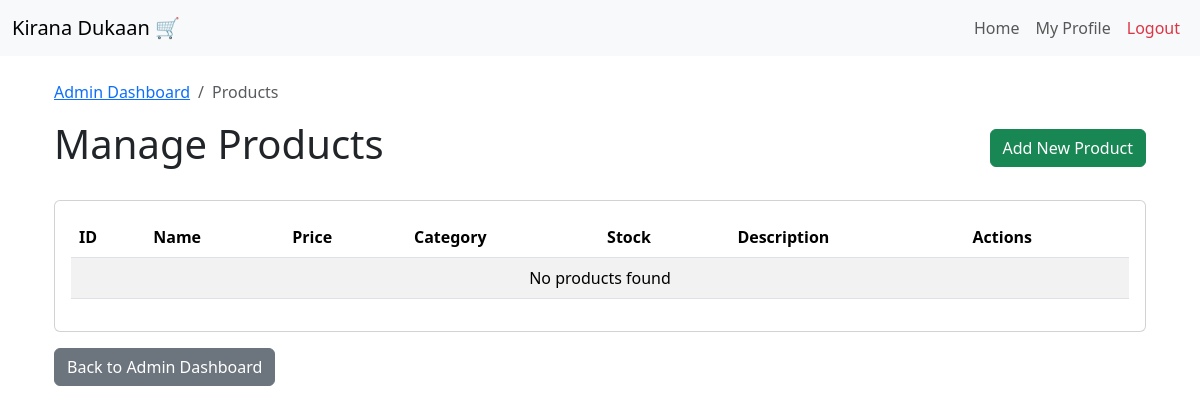
The page /admin/products (signed in) on the database as committed earlier.
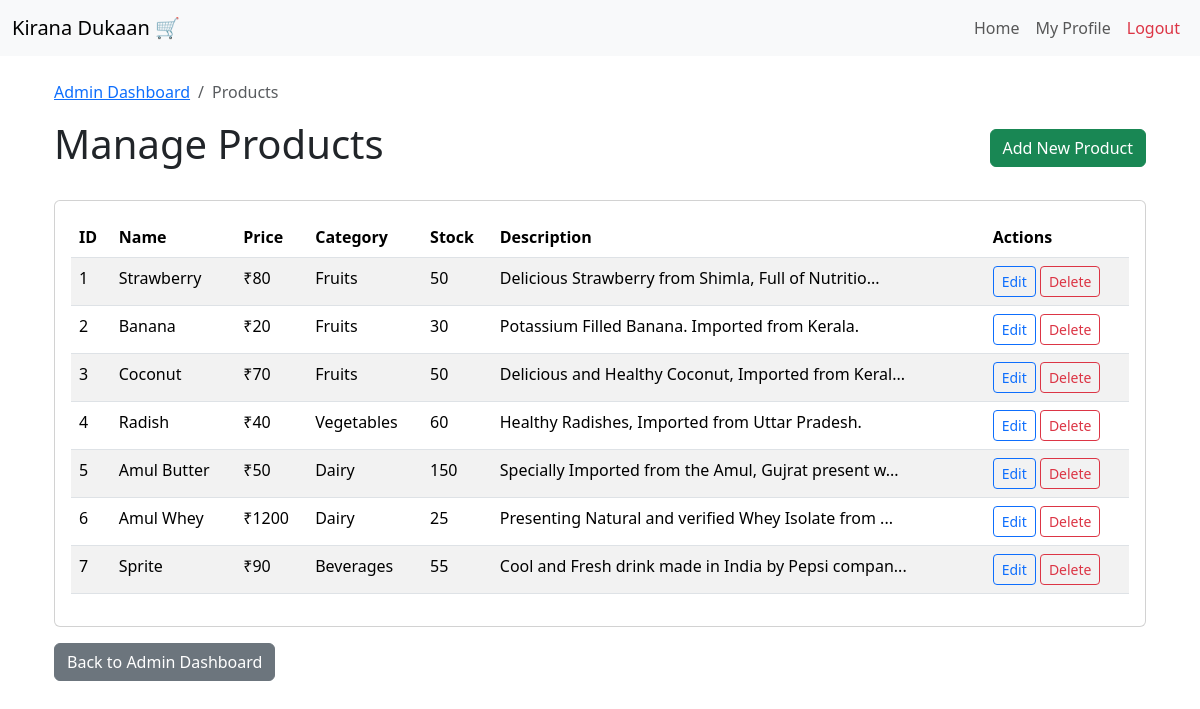
The same page on the database as committed later.
### models.py (models this page shows)
class Product(db.Model):
    id = db.Column(db.Integer, primary_key=True)
    name = db.Column(db.String(64), nullable=False)
    price = db.Column(db.Integer, nullable=False)
    description = db.Column(db.String(256), nullable=False)
    category_id = db.Column(db.Integer, db.ForeignKey('category.id'), nullable=False)
    quantity = db.Column(db.Integer, nullable=False)
    man_date = db.Column(db.Date, nullable=False)
    cart_items = db.relationship('Cart', backref='product', lazy=True)
    orders = db.relationship('Order', backref='product', lazy=True)

class Category(db.Model):
    id = db.Column(db.Integer, primary_key=True)
    name = db.Column(db.String(32), unique=True)
    products = db.relationship('Product', backref='category', lazy=True)

### routes.py (the view)
@main.route('/admin/products')
@admin_required
def admin_products():
    products = Product.query.all()
    return render_template('product/admin_products.html', products=products)

### routes.py (called while the page is built)
def admin_required(f):
    @wraps(f)
    def decorated_function(*args, **kwargs):
        if 'user_id' not in session:
            flash('Please log in to access this page.', 'warning')
            return redirect(url_for('main.login'))
        user = User.query.get(session['user_id'])
        if not user.is_admin:
            flash('Access denied. Admin privileges required.', 'danger')
            return redirect(url_for('main.index'))
        return f(*args, **kwargs)
    return decorated_function

### templates/product/admin_products.html (shortened to what this page needs)
{% extends 'layout.html' %}
{% block content %}
<div class="container mt-4">
    <nav aria-label="breadcrumb">
        <ol class="breadcrumb">
            <li class="breadcrumb-item"><a href="{{ url_for('main.admin') }}">Admin Dashboard</a></li>
            <li class="breadcrumb-item active" aria-current="page">Products</li>
        </ol>
    </nav>
    <div class="d-flex justify-content-between align-items-center mb-4">
        <h1>Manage Products</h1>
        <a href="{{ url_for('main.admin_add_product') }}" class="btn btn-success">Add New Product</a>
    </div>
    <div class="card">
        <div class="card-body">
            <div class="table-responsive">
                <table class="table table-striped">
                    <thead>
                        <tr>
                            <th>ID</th>
                            <th>Name</th>
                            <th>Price</th>
                            <th>Category</th>
                            <th>Stock</th>
                            <th>Description</th>
                            <th>Actions</th>
                        </tr>
                    </thead>
                    <tbody>
                        {% if products %}
                            {% for product in products %}
                            <tr>
                                <td>{{ product.id }}</td>
                                <td>{{ product.name }}</td>
                                <td>₹{{ product.price }}</td>
                                <td>{{ product.category.name if product.category else 'N/A' }}</td>
                                <td>{{ product.quantity }}</td>
                                <td>{{ product.description[:50] }}{% if product.description|length > 50 %}...{% endif %}</td>
                                <td>
                                    <a href="{{ url_for('main.admin_edit_product', product_id=product.id) }}" class="btn btn-sm btn-outline-primary">Edit</a>
                                    <form method="post" action="{{ url_for('main.admin_delete_product', product_id=product.id) }}" class="d-inline" onsubmit="return confirm('Are you sure you want to delete this product?')">
                                        <button type="submit" class="btn btn-sm btn-outline-danger">Delete</button>
                                    </form>
                                </td>
                            </tr>
                            {% endfor %}
                        {% else %}
                            <tr>
                                <td colspan="7" class="text-center">No products found</td>
                            </tr>
                        {% endif %}
                    </tbody>
                </table>
            </div>
        </div>
    </div>
    <div class="mt-3">
        <a href="{{ url_for('main.admin') }}" class="btn btn-secondary">Back to Admin Dashboard</a>
    </div>
</div>
{% endblock %}

Rows that differ between the two databases and show on the page:
added Product: id "1", name "Strawberry", price "80", category "Fruits", quantity "50", description "Delicious Strawberry from Shimla, Full of Nutritio"
added Product: id "2", name "Banana", price "20", category "Fruits", quantity "30", description "Potassium Filled Banana. Imported from Kerala."
added Product: id "3", name "Coconut", price "70", category "Fruits", quantity "50", description "Delicious and Healthy Coconut, Imported from Keral"
added Product: id "4", name "Radish", price "40", category "Vegetables", quantity "60", description "Healthy Radishes, Imported from Uttar Pradesh."
added Product: id "5", name "Amul Butter", price "50", category "Dairy", quantity "150", description "Specially Imported from the Amul, Gujrat present w"
added Product: id "6", name "Amul Whey", price "1200", category "Dairy", quantity "25", description "Presenting Natural and verified Whey Isolate from"
added Product: id "7", name "Sprite", price "90", category "Beverages", quantity "55", description "Cool and Fresh drink made in India by Pepsi compan"
Other text that changed with them:
text no longer shown: "No products found"
